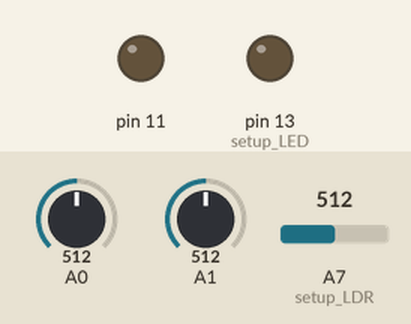
This sketch was run on a simulated Arduino Nano, built with avr-gcc and run on an emulated ATmega328P. Parts: output pins drawn as LEDs (lit = HIGH). The test bench sets the inputs (shaded band); at power-on: A0 = 512, A7 (setup_LDR) = 512, A1 = 512.

Above: at 1.2 s.
1.3 s: A0 set to 537
At 2.2 s:
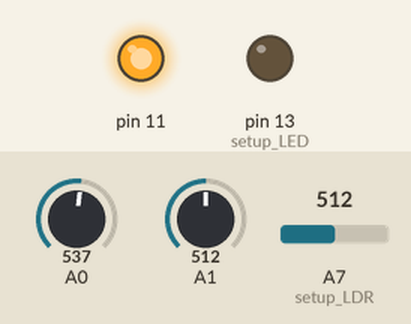
3.1 s: A7 (setup_LDR) set to 710
4.6 s: A7 (setup_LDR) set to 734
At 5.9 s:
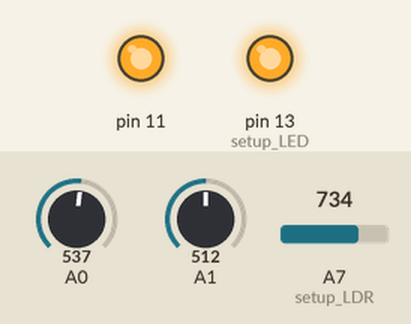
6.3 s: A1 set to 479
At 7.1 s:
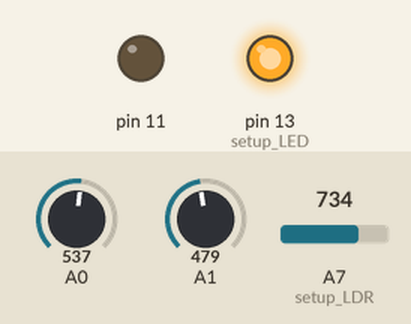
7.9 s: A1 set to 511
At 8.3 s:
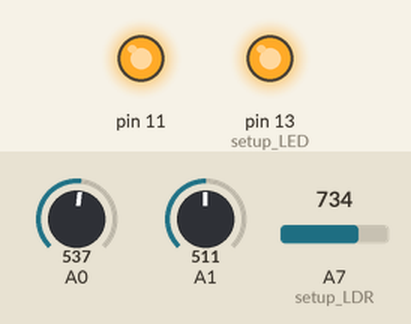
9.5 s: A1 set to 306
At 10.7 s:
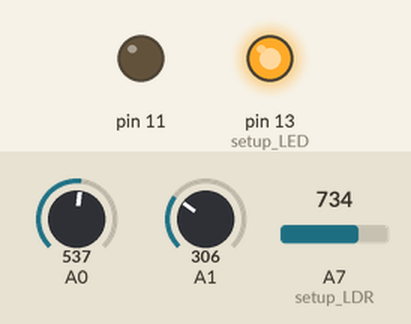
Timing chart, 0 to 12.1 s (numbered marks = the images above; inputs shaded):
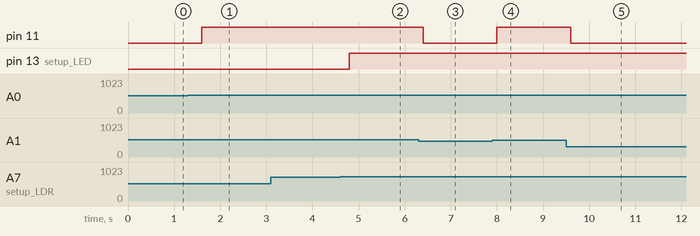

Measured:
- the behaviour switches between 521 and 522 on A0 (found by bisection; images 0 and 1)
- the behaviour switches between 726 and 727 on A7 (setup_LDR) (found by bisection; images 1 and 2)
- the behaviour switches between 497 and 496 on A1 (found by bisection; images 2 and 3)
- after the input at 1.3 s, pin 11: LOW → HIGH after 0.30 s
- after the input at 3.1 s, every drawn part: stays the same
- after the input at 4.6 s, pin 13 (setup_LED): LOW → HIGH after 0.20 s
- after the input at 6.3 s, pin 11: HIGH → LOW after 0.10 s
- after the input at 7.9 s, pin 11: LOW → HIGH after 0.10 s
- after the input at 9.5 s, pin 11: HIGH → LOW after 0.10 s

The sketch:

output.ino
```cpp
#include "soil_functions.h"
#include "led_function.h"

// Define pinout
#define SOIL_SENSOR1 A0
#define SOIL_SENSOR2 A1
#define VALVE 11

#define setup_LDR A7
#define setup_LED 13
#define LDR_BRIGHT_THRESHOLD 30

void setup() {
    setup_moisture_control(VALVE, SOIL_SENSOR1, SOIL_SENSOR2);
}

void loop() {
    read_moisture_control_valve(VALVE, SOIL_SENSOR1, SOIL_SENSOR2);
    control_LED(setup_LED, setup_LDR, LDR_BRIGHT_THRESHOLD);
}
```

led.cpp
```cpp
#include "Arduino.h"
#include "HardwareSerial.h"
#include "led_function.h"

unsigned long prev_time_led = millis();
const int LDR_BRIGHT_THRESHOLD = 30;
const int LED_MAX_VALUE = 1023;
unsigned long LED_DELAY = 800;

void control_LED(int setup_LED, int setup_LDR, int LDR_BRIGHT_THRESHOLD) {
    pinMode(setup_LED, OUTPUT);
    int LDR = read_LDR(setup_LDR);
    int brightness = map(LDR, 0, LED_MAX_VALUE, 100, 0);

    unsigned long time_now = millis();
    if (time_now - prev_time_led >= LED_DELAY) {
        if (brightness < LDR_BRIGHT_THRESHOLD) {
            Serial.println("Lumos");
            digitalWrite(setup_LED, HIGH);
        } else {
            Serial.println("Nox");
            digitalWrite(setup_LED, LOW);
        }

        prev_time_led += LED_DELAY;
    }
}

int read_LDR(int setup_LDR) { return analogRead(setup_LDR); }
```

led_function.h
```cpp
#ifndef LED_FUNCTION_H
#define LED_FUNCTION_H

void control_LED(int setup_LED, int setup_LDR, int LDR_BRIGHT_THRESHOLD);
int read_LDR(int setup_LDR);

#endif
```

soil_functions.cpp
```cpp
#include "soil_functions.h"
#include "Arduino.h"
#include "HardwareSerial.h"

// Define kung kailan huling nag run 'yong soil sensor and kung gaano katagal
// 'yong delay
unsigned long prev_time_soil_sensor = millis();
const int DRY = 900;
const int WET = 250;
const int WET_THRESHOLD = 30;
const int DRY_THRESHOLD = 60;
unsigned long SOIL_SENSOR_DELAY = 800; // 800 ms

// Setup valve -> Digital pin
// Lagay Serial.begin kung need mag debug
void setup_moisture_control(int valve_pin, int soil_sensor1, int soil_sensor2) {
    pinMode(valve_pin, OUTPUT);
}

void read_moisture_control_valve(int valve_pin, int soil_sensor1,
                                 int soil_sensor2) {
    int soil_average =
        (analogRead(soil_sensor1) + analogRead(soil_sensor2)) / 2;
    int moisture_level =
        map(soil_average, WET, DRY, 100, 0); // 100% Wet and 0% dry

    unsigned long time_now = millis();

    if (time_now - prev_time_soil_sensor >= SOIL_SENSOR_DELAY) {
        if (moisture_level < DRY_THRESHOLD) {
            Serial.println("The soil is dry :(");
            digitalWrite(valve_pin, HIGH);
        } else if ((moisture_level >= DRY_THRESHOLD) &&
                   (moisture_level <= WET_THRESHOLD)) {
            Serial.println("Perfect <3");
            digitalWrite(valve_pin, LOW);

        } else {
            Serial.println("The soil is too wet shet");
            digitalWrite(valve_pin, LOW);
        }

        prev_time_soil_sensor += SOIL_SENSOR_DELAY;
    }
}
```

soil_functions.h
```cpp
#ifndef SOIL_FUNCTIONS_H
#define SOIL_FUNCTIONS_H

void setup_moisture_control(int valve_pin, int soil_sensor1, int soil_sensor2); // Valve
void read_moisture_control_valve(int valve_pin, int soil_sensor1, int soil_sensor2);

#endif
```
